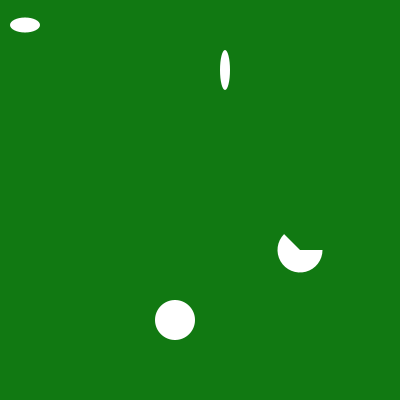
Frame 1 (no input)
Frame 60 (the mouse pressed at the canvas centre just before this capture): identical to frame 1, image omitted
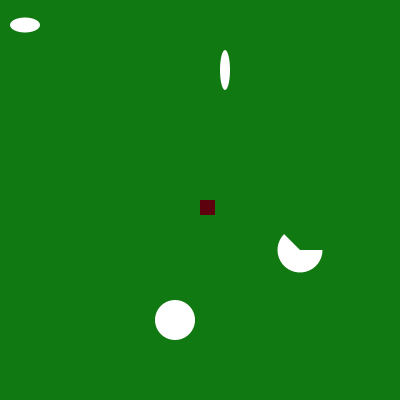
Frame 120 (the mouse held since frame 60 and released just before this capture)

The Processing sketch that drew these frames (run headless with seeded random() and noise(); from frame 60 on, the mouse is pressed at the canvas centre):

// Processing sketch: processing_111022
// ── processing_111022.pde

void setup(){
  // setting the size of the window
  size(400, 400);
  //changing the color of the background
  background(17, 121, 18);
  // removing the strokes, that surround the shapes
  noStroke();
  // turning smooth function on
  smooth();
  // drawing some shades inside the window
  ellipse(25, 25, 30, 15);
  ellipse(225, 70, 10, 40);
  ellipse(175, 320, 40, 40);
  arc(300, 250, 45, 45, 0, PI+QUARTER_PI, PIE);
}
 
void draw() {
  for(int i=0; i<30; i++){
    //as long as the mouse is pressed
    if(mousePressed) {
      //draw rectangulars that are filled in this colos
      fill(95, 1, 14, 100);
      rect(mouseX, mouseY, 15, 15);
      //if the mouse is not pressed
    } else {
      // draw a trianle instead and fill it in a different color
      fill(32, 41, 85, 60);
      triangle(mouseX, mouseY, mouseX + 20, mouseY -20, mouseX + 40, mouseY);   
  }
 
  }

}
